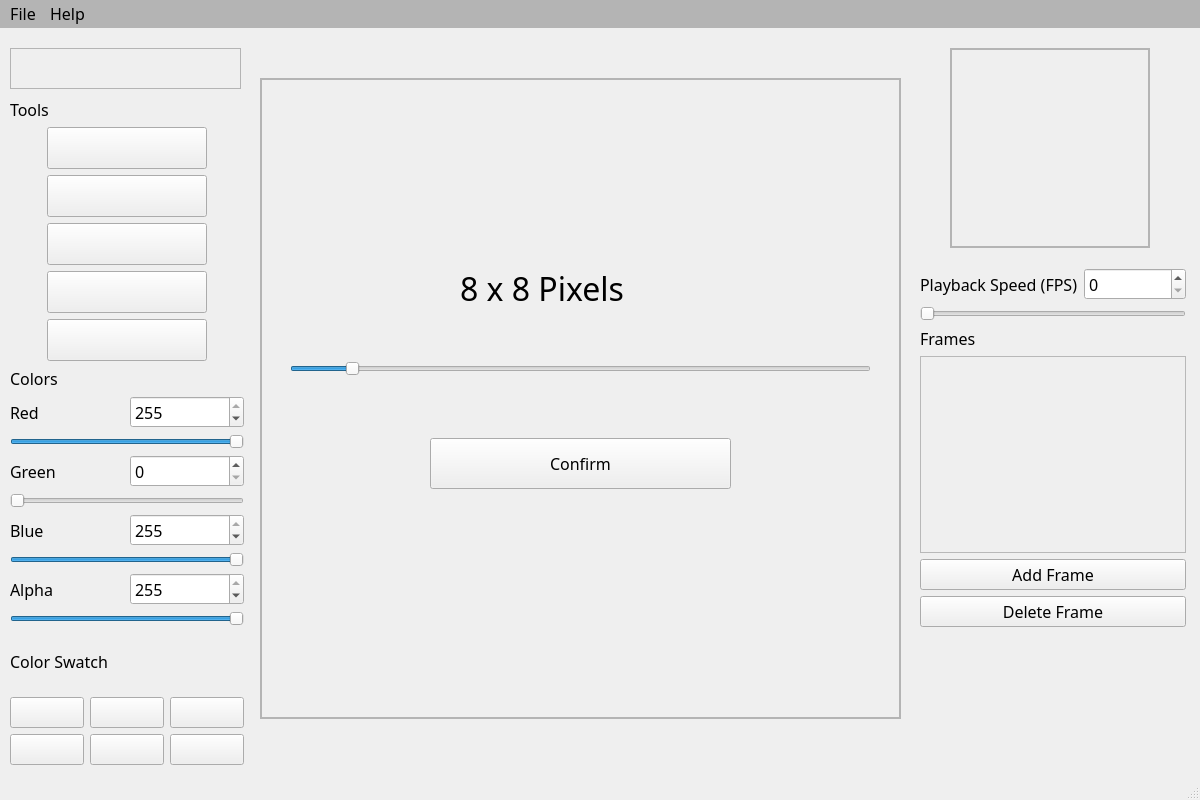
<?xml version="1.0" encoding="UTF-8"?>
<ui version="4.0">
 <class>View</class>
 <widget class="QMainWindow" name="View">
  <property name="geometry">
   <rect>
    <x>0</x>
    <y>0</y>
    <width>1200</width>
    <height>800</height>
   </rect>
  </property>
  <property name="font">
   <font>
    <family>OCR A Extended</family>
    <pointsize>12</pointsize>
   </font>
  </property>
  <property name="windowTitle">
   <string>View</string>
  </property>
  <property name="styleSheet">
   <string notr="true"/>
  </property>
  <widget class="QWidget" name="centralwidget">
   <widget class="Canvas" name="canvas" native="true">
    <property name="geometry">
     <rect>
      <x>260</x>
      <y>50</y>
      <width>640</width>
      <height>640</height>
     </rect>
    </property>
   </widget>
   <widget class="QSlider" name="pixelDimensionSlider">
    <property name="geometry">
     <rect>
      <x>290</x>
      <y>300</y>
      <width>581</width>
      <height>81</height>
     </rect>
    </property>
    <property name="styleSheet">
     <string notr="true">QSlider::handle {background-color: rgb(140, 140, 140);}
QSlider::handle:hover {background-color: rgb(100, 100, 100);}
QSlider::handle:pressed {background-color: rgb(0, 0, 0);};</string>
    </property>
    <property name="minimum">
     <number>2</number>
    </property>
    <property name="maximum">
     <number>64</number>
    </property>
    <property name="sliderPosition">
     <number>8</number>
    </property>
    <property name="orientation">
     <enum>Qt::Horizontal</enum>
    </property>
   </widget>
   <widget class="QLabel" name="pixelDimensionLabel">
    <property name="geometry">
     <rect>
      <x>460</x>
      <y>220</y>
      <width>281</width>
      <height>81</height>
     </rect>
    </property>
    <property name="font">
     <font>
      <family>OCR A Extended</family>
      <pointsize>24</pointsize>
      <italic>false</italic>
      <bold>false</bold>
     </font>
    </property>
    <property name="styleSheet">
     <string notr="true">font: 24pt &quot;OCR A Extended&quot;;</string>
    </property>
    <property name="text">
     <string>8 x 8 Pixels</string>
    </property>
   </widget>
   <widget class="QPushButton" name="confirmDimensionButton">
    <property name="geometry">
     <rect>
      <x>430</x>
      <y>410</y>
      <width>301</width>
      <height>51</height>
     </rect>
    </property>
    <property name="text">
     <string>Confirm</string>
    </property>
   </widget>
   <widget class="QWidget" name="verticalLayoutWidget">
    <property name="geometry">
     <rect>
      <x>10</x>
      <y>70</y>
      <width>234</width>
      <height>667</height>
     </rect>
    </property>
    <layout class="QVBoxLayout" name="verticalLayout_7">
     <item>
      <layout class="QVBoxLayout" name="verticalLayout">
       <item>
        <widget class="QLabel" name="label_2">
         <property name="styleSheet">
          <string notr="true">qproperty-alignment: AlignCenter;
font: 24pt &quot;OCR A Extended&quot;;</string>
         </property>
         <property name="text">
          <string>Tools</string>
         </property>
        </widget>
       </item>
       <item>
        <widget class="QPushButton" name="brushButton">
         <property name="styleSheet">
          <string notr="true">width: 40px;
height: 40px;
margin-left: auto;
margin-right: auto;</string>
         </property>
         <property name="text">
          <string/>
         </property>
         <property name="iconSize">
          <size>
           <width>32</width>
           <height>32</height>
          </size>
         </property>
        </widget>
       </item>
       <item>
        <widget class="QPushButton" name="eraseButton">
         <property name="styleSheet">
          <string notr="true">width: 40px;
height: 40px;
margin-left: auto;
margin-right: auto;</string>
         </property>
         <property name="text">
          <string/>
         </property>
         <property name="iconSize">
          <size>
           <width>32</width>
           <height>32</height>
          </size>
         </property>
         <property name="flat">
          <bool>false</bool>
         </property>
        </widget>
       </item>
       <item>
        <widget class="QPushButton" name="dropperButton">
         <property name="styleSheet">
          <string notr="true">width: 40px;
height: 40px;
margin-left: auto;
margin-right: auto;</string>
         </property>
         <property name="text">
          <string/>
         </property>
         <property name="iconSize">
          <size>
           <width>32</width>
           <height>32</height>
          </size>
         </property>
        </widget>
       </item>
       <item>
        <widget class="QPushButton" name="cloneButton">
         <property name="styleSheet">
          <string notr="true">width: 40px;
height: 40px;
margin-left: auto;
margin-right: auto;</string>
         </property>
         <property name="text">
          <string/>
         </property>
         <property name="iconSize">
          <size>
           <width>32</width>
           <height>32</height>
          </size>
         </property>
        </widget>
       </item>
       <item>
        <widget class="QPushButton" name="undoButton">
         <property name="styleSheet">
          <string notr="true">width: 40px;
height: 40px;
margin-left: auto;
margin-right: auto;</string>
         </property>
         <property name="text">
          <string/>
         </property>
         <property name="iconSize">
          <size>
           <width>32</width>
           <height>32</height>
          </size>
         </property>
        </widget>
       </item>
       <item>
        <layout class="QVBoxLayout" name="verticalLayout_2">
         <item>
          <layout class="QVBoxLayout" name="verticalLayout_6">
           <item>
            <widget class="QLabel" name="label">
             <property name="styleSheet">
              <string notr="true">qproperty-alignment: AlignCenter;
font: 24pt &quot;OCR A Extended&quot;;</string>
             </property>
             <property name="text">
              <string>Colors</string>
             </property>
            </widget>
           </item>
          </layout>
         </item>
         <item>
          <layout class="QHBoxLayout" name="horizontalLayout_3">
           <item>
            <widget class="QLabel" name="redSliderLabel">
             <property name="text">
              <string>Red</string>
             </property>
            </widget>
           </item>
           <item>
            <widget class="QSpinBox" name="redSpinBox">
             <property name="maximum">
              <number>255</number>
             </property>
             <property name="value">
              <number>255</number>
             </property>
            </widget>
           </item>
          </layout>
         </item>
         <item>
          <widget class="QSlider" name="redSlider">
           <property name="styleSheet">
            <string notr="true">QSlider::handle {background-color: rgb(255, 0, 0);}
QSlider::handle:hover {background-color: rgb(205, 0, 0);}
QSlider::handle:pressed {background-color: rgb(155, 0, 0);};</string>
           </property>
           <property name="maximum">
            <number>255</number>
           </property>
           <property name="value">
            <number>255</number>
           </property>
           <property name="orientation">
            <enum>Qt::Horizontal</enum>
           </property>
          </widget>
         </item>
         <item>
          <layout class="QVBoxLayout" name="verticalLayout_3">
           <item>
            <layout class="QHBoxLayout" name="horizontalLayout_4">
             <item>
              <widget class="QLabel" name="greenSliderLabel">
               <property name="text">
                <string>Green</string>
               </property>
              </widget>
             </item>
             <item>
              <widget class="QSpinBox" name="greenSpinBox">
               <property name="maximum">
                <number>255</number>
               </property>
              </widget>
             </item>
            </layout>
           </item>
           <item>
            <widget class="QSlider" name="greenSlider">
             <property name="styleSheet">
              <string notr="true">QSlider::handle {background-color: rgb(0, 245, 0);}
QSlider::handle:hover {background-color: rgb(0, 205, 0);}
QSlider::handle:pressed {background-color: rgb(0, 155, 0);};</string>
             </property>
             <property name="maximum">
              <number>255</number>
             </property>
             <property name="orientation">
              <enum>Qt::Horizontal</enum>
             </property>
            </widget>
           </item>
           <item>
            <layout class="QVBoxLayout" name="verticalLayout_4">
             <item>
              <layout class="QHBoxLayout" name="horizontalLayout_5">
               <item>
                <widget class="QLabel" name="blueSliderLabel">
                 <property name="text">
                  <string>Blue</string>
                 </property>
                </widget>
               </item>
               <item>
                <widget class="QSpinBox" name="blueSpinBox">
                 <property name="maximum">
                  <number>255</number>
                 </property>
                 <property name="value">
                  <number>255</number>
                 </property>
                </widget>
               </item>
              </layout>
             </item>
             <item>
              <widget class="QSlider" name="blueSlider">
               <property name="styleSheet">
                <string notr="true">QSlider::handle {background-color: rgb(0, 0, 255);}
QSlider::handle:hover {background-color: rgb(0, 0, 205);}
QSlider::handle:pressed {background-color: rgb(0, 0, 155);};</string>
               </property>
               <property name="maximum">
                <number>255</number>
               </property>
               <property name="value">
                <number>255</number>
               </property>
               <property name="orientation">
                <enum>Qt::Horizontal</enum>
               </property>
              </widget>
             </item>
            </layout>
           </item>
           <item>
            <layout class="QVBoxLayout" name="verticalLayout_5">
             <item>
              <layout class="QHBoxLayout" name="horizontalLayout_6">
               <item>
                <widget class="QLabel" name="alphaSliderLabel">
                 <property name="text">
                  <string>Alpha</string>
                 </property>
                </widget>
               </item>
               <item>
                <widget class="QSpinBox" name="alphaSpinBox">
                 <property name="maximum">
                  <number>255</number>
                 </property>
                 <property name="value">
                  <number>255</number>
                 </property>
                </widget>
               </item>
              </layout>
             </item>
             <item>
              <widget class="QSlider" name="alphaSlider">
               <property name="styleSheet">
                <string notr="true">QSlider::handle {background-color: rgb(140, 140, 140);}
QSlider::handle:hover {background-color: rgb(100, 100, 100);}
QSlider::handle:pressed {background-color: rgb(0, 0, 0);};</string>
               </property>
               <property name="maximum">
                <number>255</number>
               </property>
               <property name="value">
                <number>255</number>
               </property>
               <property name="orientation">
                <enum>Qt::Horizontal</enum>
               </property>
              </widget>
             </item>
            </layout>
           </item>
          </layout>
         </item>
        </layout>
       </item>
      </layout>
     </item>
     <item>
      <widget class="QLabel" name="label_5">
       <property name="styleSheet">
        <string notr="true">qproperty-alignment: AlignCenter;
font: 24pt &quot;OCR A Extended&quot;;</string>
       </property>
       <property name="text">
        <string>Color Swatch</string>
       </property>
      </widget>
     </item>
     <item>
      <layout class="QGridLayout" name="gridLayout">
       <item row="0" column="1">
        <widget class="QPushButton" name="swatch2">
         <property name="text">
          <string/>
         </property>
        </widget>
       </item>
       <item row="0" column="0">
        <widget class="QPushButton" name="swatch1">
         <property name="text">
          <string/>
         </property>
        </widget>
       </item>
       <item row="0" column="2">
        <widget class="QPushButton" name="swatch3">
         <property name="text">
          <string/>
         </property>
        </widget>
       </item>
       <item row="1" column="0">
        <widget class="QPushButton" name="swatch4">
         <property name="text">
          <string/>
         </property>
        </widget>
       </item>
       <item row="1" column="1">
        <widget class="QPushButton" name="swatch5">
         <property name="text">
          <string/>
         </property>
        </widget>
       </item>
       <item row="1" column="2">
        <widget class="QPushButton" name="swatch6">
         <property name="text">
          <string/>
         </property>
        </widget>
       </item>
      </layout>
     </item>
    </layout>
   </widget>
   <widget class="QWidget" name="layoutWidget">
    <property name="geometry">
     <rect>
      <x>920</x>
      <y>240</y>
      <width>266</width>
      <height>359</height>
     </rect>
    </property>
    <layout class="QVBoxLayout" name="verticalLayout_8">
     <item>
      <layout class="QVBoxLayout" name="verticalLayout_9">
       <item>
        <layout class="QHBoxLayout" name="horizontalLayout">
         <item>
          <widget class="QLabel" name="label_3">
           <property name="text">
            <string>Playback Speed (FPS)</string>
           </property>
          </widget>
         </item>
         <item>
          <widget class="QSpinBox" name="playbackSpeedSpinBox">
           <property name="minimum">
            <number>0</number>
           </property>
           <property name="maximum">
            <number>60</number>
           </property>
           <property name="value">
            <number>0</number>
           </property>
          </widget>
         </item>
        </layout>
       </item>
       <item>
        <widget class="QSlider" name="playbackSpeedSlider">
         <property name="styleSheet">
          <string notr="true">QSlider::handle {background-color: rgb(140, 140, 140);}
QSlider::handle:hover {background-color: rgb(100, 100, 100);}
QSlider::handle:pressed {background-color: rgb(0, 0, 0);};</string>
         </property>
         <property name="minimum">
          <number>0</number>
         </property>
         <property name="maximum">
          <number>60</number>
         </property>
         <property name="value">
          <number>0</number>
         </property>
         <property name="orientation">
          <enum>Qt::Horizontal</enum>
         </property>
        </widget>
       </item>
       <item>
        <widget class="QLabel" name="label_4">
         <property name="styleSheet">
          <string notr="true">qproperty-alignment: AlignCenter;
font: 24pt &quot;OCR A Extended&quot;;</string>
         </property>
         <property name="text">
          <string>Frames</string>
         </property>
        </widget>
       </item>
       <item>
        <widget class="QScrollArea" name="framesScrollArea">
         <property name="widgetResizable">
          <bool>true</bool>
         </property>
         <widget class="QWidget" name="scrollAreaWidgetContents">
          <property name="geometry">
           <rect>
            <x>0</x>
            <y>0</y>
            <width>260</width>
            <height>197</height>
           </rect>
          </property>
         </widget>
        </widget>
       </item>
      </layout>
     </item>
     <item>
      <widget class="QPushButton" name="addFrameButton">
       <property name="text">
        <string>Add Frame</string>
       </property>
      </widget>
     </item>
     <item>
      <widget class="QPushButton" name="removeFrameButton">
       <property name="text">
        <string>Delete Frame</string>
       </property>
      </widget>
     </item>
    </layout>
   </widget>
   <widget class="QWidget" name="colorPreview" native="true">
    <property name="geometry">
     <rect>
      <x>10</x>
      <y>20</y>
      <width>231</width>
      <height>41</height>
     </rect>
    </property>
    <property name="styleSheet">
     <string notr="true">border: 1px solid black;
border-color: rgb(180, 180, 180);</string>
    </property>
   </widget>
   <widget class="QLabel" name="previewLabel">
    <property name="geometry">
     <rect>
      <x>950</x>
      <y>20</y>
      <width>200</width>
      <height>200</height>
     </rect>
    </property>
    <property name="styleSheet">
     <string notr="true">border: 2px solid black;
border-color: rgb(180, 180, 180);</string>
    </property>
    <property name="text">
     <string/>
    </property>
   </widget>
   <widget class="QLabel" name="transparentBackdrop">
    <property name="geometry">
     <rect>
      <x>260</x>
      <y>50</y>
      <width>641</width>
      <height>641</height>
     </rect>
    </property>
    <property name="styleSheet">
     <string notr="true">background-image: url(:/backdrops/canvasBackground);
border: 2px solid black;
border-color: rgb(180, 180, 180);</string>
    </property>
    <property name="text">
     <string/>
    </property>
   </widget>
   <zorder>transparentBackdrop</zorder>
   <zorder>canvas</zorder>
   <zorder>pixelDimensionSlider</zorder>
   <zorder>pixelDimensionLabel</zorder>
   <zorder>confirmDimensionButton</zorder>
   <zorder>verticalLayoutWidget</zorder>
   <zorder>layoutWidget</zorder>
   <zorder>colorPreview</zorder>
   <zorder>previewLabel</zorder>
  </widget>
  <widget class="QMenuBar" name="menubar">
   <property name="geometry">
    <rect>
     <x>0</x>
     <y>0</y>
     <width>1200</width>
     <height>21</height>
    </rect>
   </property>
   <property name="styleSheet">
    <string notr="true">background-color: rgb(180, 180, 180);</string>
   </property>
   <widget class="QMenu" name="menuSprite_Editor">
    <property name="title">
     <string>File</string>
    </property>
    <addaction name="SaveToFile"/>
    <addaction name="LoadFromFile"/>
    <addaction name="NewProject"/>
   </widget>
   <widget class="QMenu" name="menuHelp">
    <property name="title">
     <string>Help</string>
    </property>
   </widget>
   <addaction name="menuSprite_Editor"/>
   <addaction name="menuHelp"/>
  </widget>
  <widget class="QStatusBar" name="statusbar"/>
  <action name="SaveToFile">
   <property name="text">
    <string>Save to file</string>
   </property>
  </action>
  <action name="LoadFromFile">
   <property name="text">
    <string>Load from file</string>
   </property>
  </action>
  <action name="NewProject">
   <property name="text">
    <string>New Project</string>
   </property>
  </action>
 </widget>
 <customwidgets>
  <customwidget>
   <class>Canvas</class>
   <extends>QWidget</extends>
   <header location="global">canvas.h</header>
   <container>1</container>
  </customwidget>
 </customwidgets>
 <resources/>
 <connections/>
</ui>
